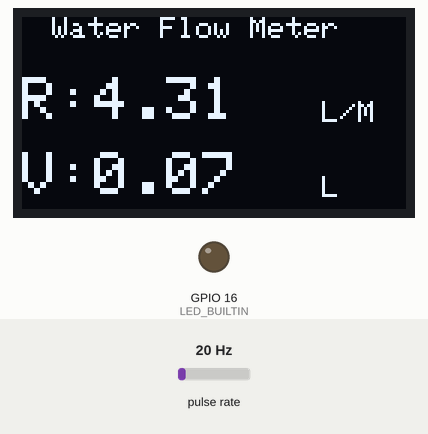
The sketch below on a simulated ESP8266 (NodeMCU). Shown: 128×64 one-colour display, output pins drawn as LEDs (lit = HIGH). Wiring (inferred from the names in the program): pulse sensor: data GPIO 2. The test bench sets the inputs (shaded band); at power-on: pulse rate 20 Hz. What the sketch prints to the serial monitor is not drawn.

Above: at 1.6 s.
1.7 s: pulse rate (sensor on GPIO 2) set to 4 Hz
At 2.9 s:
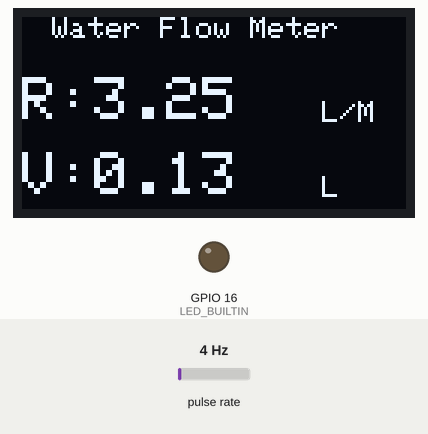
4.7 s: pulse rate (sensor on GPIO 2) set to 50 Hz
At 5.9 s:
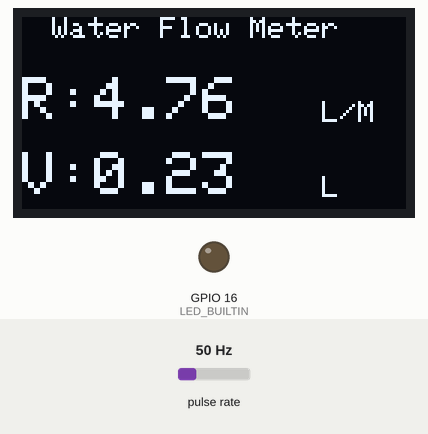
7.6 s: pulse rate (sensor on GPIO 2) set to 100 Hz
At 8.9 s:
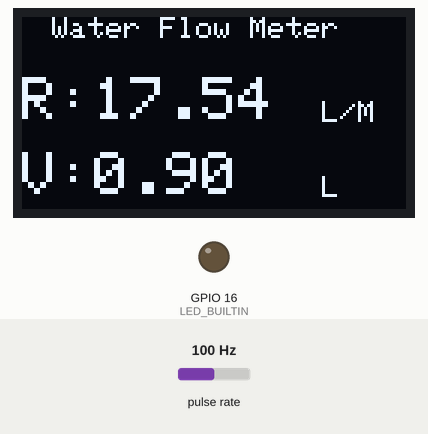
Timing chart, 0 to 10.6 s (numbered marks = the images above; inputs shaded):
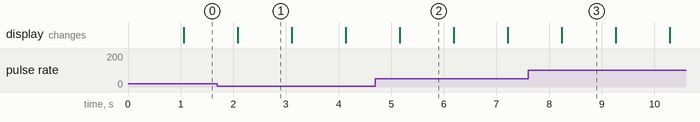

The sketch:

zill.ino
```cpp
#include <ESP8266WiFi.h>
#include <SPI.h>
#include <Wire.h>
#include <Adafruit_GFX.h>
#include <Adafruit_SSD1306.h>

#define SCREEN_WIDTH 128    // OLED display width, in pixels
#define SCREEN_HEIGHT 64    // OLED display height, in pixels
#define OLED_RESET -1       // Reset pin # (or -1 if sharing Arduino reset pin)

Adafruit_SSD1306 display(SCREEN_WIDTH, SCREEN_HEIGHT, &Wire, OLED_RESET);

String apiKey = "CHAYJ2ITW69ZRSU5"; // Enter your Write API key from ThingSpeak
String get ="https://api.thingspeak.com/channels/1603605/feeds.json?results=2";
const char *ssid = "OPPO F17";     // replace with your wifi ssid and wpa2 key
const char *pass = "shahzaib310";
const char* server = "api.thingspeak.com";

#define LED_BUILTIN 16
#define SENSOR  2

long currentMillis = 0;
long previousMillis = 0;
int interval = 1000;
boolean ledState = LOW;
float calibrationFactor = 4.5;
volatile byte pulseCount;
byte pulse1Sec = 0;
float flowRate;
unsigned long flowMilliLitres;
unsigned int totalMilliLitres;
float flowLitres;
float totalLitres;

void IRAM_ATTR pulseCounter()
{
  pulseCount++;
}

WiFiClient client;

void setup()
{
  Serial.begin(115200);
  display.begin(SSD1306_SWITCHCAPVCC, 0x3C); //initialize with the I2C addr 0x3C (128x64)
  display.clearDisplay();
  delay(02);

  pinMode(LED_BUILTIN, OUTPUT);
  pinMode(SENSOR, INPUT_PULLUP);

  pulseCount = 0;
  flowRate = 0.0;
  flowMilliLitres = 0;
  totalMilliLitres = 0;
  previousMillis = 0;

  attachInterrupt(digitalPinToInterrupt(SENSOR), pulseCounter, FALLING);
}

void loop()
{
  currentMillis = millis();
  if (currentMillis - previousMillis > interval)
  {

    pulse1Sec = pulseCount;
    pulseCount = 0;

    // Because this loop may not complete in exactly 1 second intervals we calculate
    // the number of milliseconds that have passed since the last execution and use
    // that to scale the output. We also apply the calibrationFactor to scale the output
    // based on the number of pulses per second per units of measure (litres/minute in
    // this case) coming from the sensor.
    flowRate = ((1000.0 / (millis() - previousMillis)) * pulse1Sec) / calibrationFactor;
    previousMillis = millis();

    // Divide the flow rate in litres/minute by 60 to determine how many litres have
    // passed through the sensor in this 1 second interval, then multiply by 1000 to
    // convert to millilitres.
    flowMilliLitres = (flowRate / 60) * 1000;
    flowLitres = (flowRate / 60);

    // Add the millilitres passed in this second to the cumulative total
    totalMilliLitres += flowMilliLitres;
    totalLitres += flowLitres;

    // Print the flow rate for this second in litres / minute
    Serial.print("Flow rate: ");
    Serial.print(float(flowRate));  // Print the integer part of the variable
    Serial.print("L/min");
    Serial.print("\t");       // Print tab space

    display.clearDisplay();

    display.setCursor(10,0);  //oled display
    display.setTextSize(1);
    display.setTextColor(WHITE);
    display.print("Water Flow Meter");

    display.setCursor(0,20);  //oled display
    display.setTextSize(2);
    display.setTextColor(WHITE);
    display.print("R:");
    display.print(float(flowRate));
    display.setCursor(100,28);  //oled display
    display.setTextSize(1);
    display.print("L/M");

    // Print the cumulative total of litres flowed since starting
    Serial.print("Output Liquid Quantity: ");
    Serial.print(totalMilliLitres);
    Serial.print("mL / ");
    Serial.print(totalLitres);
    Serial.println("L");

    display.setCursor(0,45);  //oled display
    display.setTextSize(2);
    display.setTextColor(WHITE);
    display.print("V:");
    display.print(totalLitres);
    display.setCursor(100,53);  //oled display
    display.setTextSize(1);
    display.print("L");
    display.display();
  }

  if (client.connect(server, 80)) // "184.106.153.149" or api.thingspeak.com
  {
    String postStr = apiKey;
      postStr += "&field1=";
      postStr += String(float(flowRate));
      postStr += "&field2=";
      postStr += String(totalLitres);
      postStr += "\r\n\r\n";

    client.print("POST /update HTTP/1.1\n");
    client.print("Host: api.thingspeak.com\n");
    client.print("Connection: close\n");
    client.print("X-THINGSPEAKAPIKEY: " + apiKey + "\n");
    client.print("Content-Type: application/x-www-form-urlencoded\n");
    client.print("Content-Length: ");
    client.print(postStr.length());
    client.print("\n\n");
    client.print(postStr);

  }
    client.stop();
}
```

Measured:
- what the display in image 1 shows lasts 1.0 s, from 2.1 s to 3.1 s
